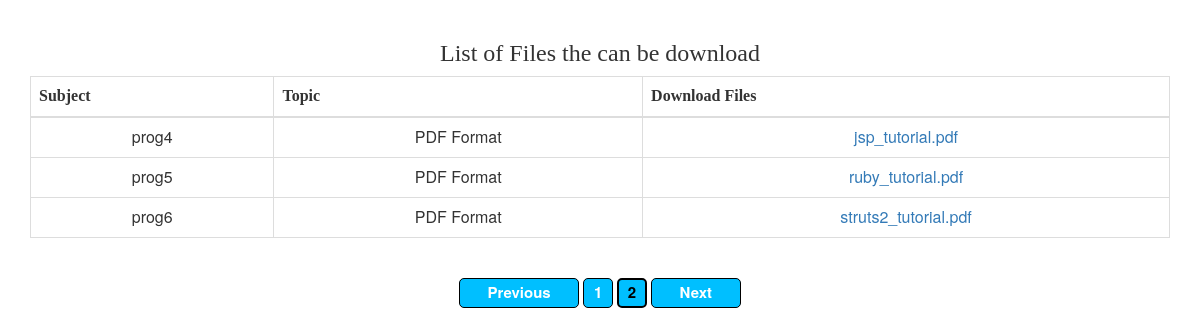
Screenshot of /HinduBuddistCulturalAssociation/Admin/lec/display.php?page=2 with the database file from the repository.
### tables this page shows
CREATE TABLE IF NOT EXISTS `files` (
  `id` int(11) NOT NULL AUTO_INCREMENT,
  `subject` varchar(100) NOT NULL,
  `topic` varchar(100) NOT NULL,
  `file` varchar(100) NOT NULL,
  PRIMARY KEY (`id`)
);

### HinduBuddistCulturalAssociation/Admin/lec/display.php (the view, shortened to what this page needs)
<html>
<head>
<link rel="stylesheet" href="css/bootstrap.min.css" />
</head>
<body  align="center">
<br>
<div class="container home">
<font face="comic sans ms">
<h3><center> List of Files the can be download </center> </h3>
</font>
 <table class="table table-bordered">
  <thead>
   <tr>
    <th><font face="comic sans ms">Subject</font></th>
    <th><font face="comic sans ms">Topic </font></th>
	<th><font face="comic sans ms">Download Files </font></th>
  </tr>
   </thead>
    <tbody>
                        <?php
	$link=mysql_connect("localhost","root","");
	$q="select count(*) \"total\"  from files";
	$ros=mysql_query($q,$link);
	$row=(mysql_fetch_array($ros));
	$total=$row['total'];
	$dis=3;
	$total_page=ceil($total/$dis);
	$page_cur=(isset($_GET['page']))?$_GET['page']:1;
	$k=($page_cur-1)*$dis;
	$q="SELECT * FROM files ORDER BY subject ASC limit $k,$dis";
	$ros=mysql_query($q,$link);
	while($row=mysql_fetch_array($ros))
	{
		echo '<tr>';
		echo '<td align=center>' . $row['subject'];
		echo '<td align=center>' .$row['topic'];
		echo "<td align=center><a title='Click here to download in file.'
		     href='download.php?id={$row['file']}'>{$row['file']} </a>";
		echo '</tr>';
	}
	echo '</table>';
	echo '<br/>';
	if($page_cur>1)
	{
	 echo '<a href="display.php?page='.($page_cur-1).'" style="cursor:pointer;color:DeepSkyBlue ;" ><input style="cursor:pointer;background-color:DeepSkyBlue;border:1px black solid;border-radius:5px;width:120px;height:30px;color:white;font-size:15px;font-weight:bold;" type="button" value=" Previous "></a> ';
     }
	else
	{
	  echo '<input style="background-color:DeepSkyBlue;border:1px black solid;border-radius:5px;width:120px;height:30px;color:black;font-size:15px;font-weight:bold;" type="button" value=" Previous "> ';
	}
	for($i=1;$i<$total_page;$i++)
	{
		if($page_cur==$i)
		{
			echo '<input style="background-color:DeepSkyBlue ;border:2px black solid;border-radius:5px;width:30px;height:30px;color:black;font-size:15px;font-weight:bold;" type="button" value="'.$i.'"> ';
		}
		else
		{
		echo '<a href="display.php?page='.$i.'"> <input style="cursor:pointer;background-color:DeepSkyBlue ;border:1px black solid;border-radius:5px;width:30px;height:30px;color:white;font-size:15px;font-weight:bold;" type="button" value="'.$i.'"> </a> ';
		}
	}
	if($page_cur<$total_page)
	{
		echo '<a href="display.php?page='.($page_cur+1).'"><input style="cursor:pointer;background-color:DeepSkyBlue ;border:1px black solid;border-radius:5px;width:90px;height:30px;color:white;font-size:15px;font-weight:bold;" type="button" value=" Next "></a>';
	}
	else
	{
	 echo '<input style="background-color:DeepSkyBlue ;border:1px black solid;border-radius:5px;width:90px;height:30px;color:black;font-size:15px;font-weight:bold;" type="button" value="   Next "> ';
     }
?>
</div>
</body>
</html>

### HinduBuddistCulturalAssociation/Admin/lec/display.php (style rules this page uses)
body { font-size:14; font-weight:bold; }

### rows the page displays
files: subject "prog4", topic "PDF Format", file "jsp_tutorial.pdf"
files: subject "prog5", topic "PDF Format", file "ruby_tutorial.pdf"
files: subject "prog6", topic "PDF Format", file "struts2_tutorial.pdf"
